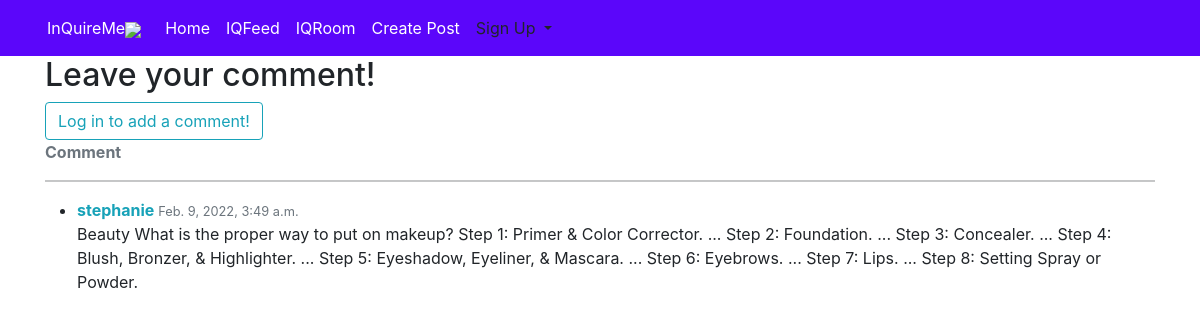
The app's page /detail/2 with its own data.
### inquire_me/models.py (models this page shows, shortened)
class Comment(models.Model):
    post_connected = models.ForeignKey(
        Post, related_name='comments', on_delete=models.CASCADE)
    author = models.ForeignKey(
        settings.AUTH_USER_MODEL, on_delete=models.CASCADE, default=True)
    content = models.TextField()
    date_posted = models.DateTimeField(default=timezone.now)

### accounts/models.py (models this page shows, shortened)
class User(AbstractUser):
    username = models.CharField(
        max_length=50, blank=True, null=True, unique=True)
    email = models.EmailField(verbose_name="email address", unique=True)
    birth_date = models.DateField(verbose_name="DOB", null=True, blank=True)
    categories_verified = models.CharField(
        max_length=30, choices=CATEGORY_CHOICES, default='')
    color_iqroom = models.CharField(
        max_length=6, choices=COLOR_CHOICES, default='green')
    is_active = models.BooleanField(default=True)
    flag = models.IntegerField(
        choices=((1, 'Standard Account'), (2, 'Pro Account')), default=1)
    USERNAME_FIELD = 'email'
    REQUIRED_FIELDS = ['username']
    objects = CustomUserManager()
    def __str__(self):
        return self.username

### inquire_me/views.py (the view, shortened to what this page needs)
# urls.py: path('detail/<int:pk>', PostDetailView.as_view(), name='detail'),
class PostDetailView(DetailView):
    model = Post
    template_name = 'post_detail.html'
    context_object_name = 'object'
    def get_context_data(self, **kwargs):
        data = super().get_context_data(**kwargs)
        comments_connected = Comment.objects.filter(
            post_connected=self.get_object()).order_by('-date_posted')
        data['comments'] = comments_connected
        if self.request.user.is_authenticated:
            data['comment_form'] = NewCommentForm(instance=self.request.user)
        return data

### templates/post_detail.html
{% extends 'base.html' %}
{% block content %}
<h2>Leave your comment!</h2>
<div id="comments_section">
  {% if user.is_authenticated %}
  <form method="POST">
    {% csrf_token %}
    <div class="form-group">
      {{ comment_form }}
      <button class="btn btn-info" type="submit">Add comment <i class="fas fa-comments"></i></button>
    </div>
  </form>
  {% else %}
  <a class="btn btn-outline-info" href="{% url 'login' %}?next={{request.path}}">Log in to add a comment!</a><br>
  {% endif %}
  {% if comments %}
  <strong class="text-secondary">{{ object.number_of_comments }} Comment{{ object.number_of_comments|pluralize }}</strong>
  <hr>
  <ul>
    {% for comment in comments %}
    <li>
     <div>
        <span>
          <strong class="text-info">{{ comment.author }} </strong>
          <small class="text-muted">{{ comment.date_posted }}</small>
        </span>
        <p>
          {{ comment.content|safe }}
        </p>
      </div>
    </li>
    {% endfor %}
  </ul>
  {% else %}
    <strong class="text-secondary">No comments yet...</strong>
  {% endif %}
</div>
{% endblock content %}

### records on screen
Comment: author "stephanie", date_posted "Feb. 9, 2022, 3:49 a.m.", content "Beauty What is the proper way to put on makeup? Step 1: Primer & Color Corrector. ... Step 2: Foundation. ... Step 3: Concealer. ... Step 4: Blush, Bronzer, & Highlighter. ... Step 5: Eyeshadow, Eyeliner, & Mascara. ... Step 6: Eyebrows. ... Step 7: Lips. ... Step 8: Setting Spray or Powder."
